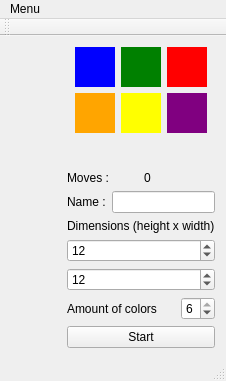
<?xml version="1.0" encoding="UTF-8"?>
<ui version="4.0">
 <class>MainWindow</class>
 <widget class="QMainWindow" name="MainWindow">
  <property name="geometry">
   <rect>
    <x>0</x>
    <y>0</y>
    <width>226</width>
    <height>381</height>
   </rect>
  </property>
  <property name="windowTitle">
   <string>MainWindow</string>
  </property>
  <widget class="QWidget" name="centralWidget">
   <layout class="QGridLayout" name="gridLayout_3">
    <item row="0" column="1">
     <layout class="QGridLayout" name="gridLayout_2">
      <property name="leftMargin">
       <number>10</number>
      </property>
      <property name="topMargin">
       <number>10</number>
      </property>
      <property name="rightMargin">
       <number>10</number>
      </property>
      <property name="bottomMargin">
       <number>10</number>
      </property>
      <item row="1" column="2">
       <spacer name="horizontalSpacer">
        <property name="orientation">
         <enum>Qt::Horizontal</enum>
        </property>
        <property name="sizeHint" stdset="0">
         <size>
          <width>40</width>
          <height>20</height>
         </size>
        </property>
       </spacer>
      </item>
      <item row="0" column="1">
       <spacer name="verticalSpacer_3">
        <property name="orientation">
         <enum>Qt::Vertical</enum>
        </property>
        <property name="sizeHint" stdset="0">
         <size>
          <width>20</width>
          <height>40</height>
         </size>
        </property>
       </spacer>
      </item>
      <item row="1" column="1">
       <layout class="QGridLayout" name="gridLayout">
        <property name="sizeConstraint">
         <enum>QLayout::SetMinimumSize</enum>
        </property>
        <property name="leftMargin">
         <number>0</number>
        </property>
        <property name="topMargin">
         <number>0</number>
        </property>
        <property name="rightMargin">
         <number>0</number>
        </property>
        <property name="bottomMargin">
         <number>0</number>
        </property>
        <property name="spacing">
         <number>0</number>
        </property>
       </layout>
      </item>
      <item row="2" column="1">
       <spacer name="verticalSpacer_2">
        <property name="orientation">
         <enum>Qt::Vertical</enum>
        </property>
        <property name="sizeHint" stdset="0">
         <size>
          <width>20</width>
          <height>40</height>
         </size>
        </property>
       </spacer>
      </item>
      <item row="1" column="0">
       <spacer name="horizontalSpacer_7">
        <property name="orientation">
         <enum>Qt::Horizontal</enum>
        </property>
        <property name="sizeHint" stdset="0">
         <size>
          <width>40</width>
          <height>20</height>
         </size>
        </property>
       </spacer>
      </item>
     </layout>
    </item>
    <item row="0" column="2">
     <layout class="QVBoxLayout" name="verticalLayout_2">
      <item>
       <layout class="QVBoxLayout" name="verticalLayout">
        <item>
         <layout class="QHBoxLayout" name="horizontalLayout">
          <item>
           <spacer name="horizontalSpacer_2">
            <property name="orientation">
             <enum>Qt::Horizontal</enum>
            </property>
            <property name="sizeHint" stdset="0">
             <size>
              <width>40</width>
              <height>20</height>
             </size>
            </property>
           </spacer>
          </item>
          <item>
           <widget class="QPushButton" name="blueButton">
            <property name="styleSheet">
             <string notr="true">QPushButton {
	background-color: blue;
	border-style: outset;
	width: 40px;
	height: 40px;
}
QPushButton:disabled{
background-color: grey;
}</string>
            </property>
            <property name="text">
             <string/>
            </property>
           </widget>
          </item>
          <item>
           <widget class="QPushButton" name="greenButton">
            <property name="styleSheet">
             <string notr="true">QPushButton {
	background-color: green;
	border-style: outset;
	width: 40px;
	height: 40px;
}
QPushButton:disabled{
background-color: grey;
}</string>
            </property>
            <property name="text">
             <string/>
            </property>
           </widget>
          </item>
          <item>
           <widget class="QPushButton" name="redButton">
            <property name="styleSheet">
             <string notr="true">QPushButton {
	background-color: red;
	border-style: outset;
	width: 40px;
	height: 40px;
}
QPushButton:disabled{
background-color: grey;
}</string>
            </property>
            <property name="text">
             <string/>
            </property>
           </widget>
          </item>
          <item>
           <spacer name="horizontalSpacer_3">
            <property name="orientation">
             <enum>Qt::Horizontal</enum>
            </property>
            <property name="sizeHint" stdset="0">
             <size>
              <width>40</width>
              <height>20</height>
             </size>
            </property>
           </spacer>
          </item>
         </layout>
        </item>
        <item>
         <layout class="QHBoxLayout" name="horizontalLayout_2">
          <item>
           <spacer name="horizontalSpacer_4">
            <property name="orientation">
             <enum>Qt::Horizontal</enum>
            </property>
            <property name="sizeHint" stdset="0">
             <size>
              <width>40</width>
              <height>20</height>
             </size>
            </property>
           </spacer>
          </item>
          <item>
           <widget class="QPushButton" name="orangeButton">
            <property name="styleSheet">
             <string notr="true">QPushButton {
	background-color: orange;
	border-style: outset;
	width: 40px;
	height: 40px;
}
QPushButton:disabled{
background-color: grey;
}</string>
            </property>
            <property name="text">
             <string/>
            </property>
           </widget>
          </item>
          <item>
           <widget class="QPushButton" name="yellowButton">
            <property name="styleSheet">
             <string notr="true">QPushButton {
	background-color: yellow;
	border-style: outset;
	width: 40px;
	height: 40px;
}
QPushButton:disabled{
background-color: grey;
}</string>
            </property>
            <property name="text">
             <string/>
            </property>
           </widget>
          </item>
          <item>
           <widget class="QPushButton" name="purpleButton">
            <property name="styleSheet">
             <string notr="true">QPushButton {
	background-color: purple;
	border-style: outset;
	width: 40px;
	height: 40px;
}
QPushButton:disabled{
background-color: grey;
}</string>
            </property>
            <property name="text">
             <string/>
            </property>
           </widget>
          </item>
          <item>
           <spacer name="horizontalSpacer_5">
            <property name="orientation">
             <enum>Qt::Horizontal</enum>
            </property>
            <property name="sizeHint" stdset="0">
             <size>
              <width>40</width>
              <height>20</height>
             </size>
            </property>
           </spacer>
          </item>
         </layout>
        </item>
        <item>
         <spacer name="verticalSpacer">
          <property name="orientation">
           <enum>Qt::Vertical</enum>
          </property>
          <property name="sizeHint" stdset="0">
           <size>
            <width>20</width>
            <height>10</height>
           </size>
          </property>
         </spacer>
        </item>
        <item>
         <layout class="QHBoxLayout" name="horizontalLayout_4">
          <item>
           <widget class="QLabel" name="label">
            <property name="text">
             <string>Moves :</string>
            </property>
           </widget>
          </item>
          <item>
           <widget class="QLabel" name="lbMoves">
            <property name="text">
             <string>0</string>
            </property>
           </widget>
          </item>
         </layout>
        </item>
       </layout>
      </item>
      <item>
       <layout class="QHBoxLayout" name="horizontalLayout_3">
        <item>
         <widget class="QLabel" name="nameLb">
          <property name="text">
           <string>Name :</string>
          </property>
         </widget>
        </item>
        <item>
         <widget class="QLineEdit" name="nameEdit">
          <property name="maxLength">
           <number>3</number>
          </property>
         </widget>
        </item>
       </layout>
      </item>
      <item>
       <widget class="QLabel" name="dimLb">
        <property name="text">
         <string>Dimensions (height x width)</string>
        </property>
       </widget>
      </item>
      <item>
       <widget class="QSpinBox" name="heightSpBox">
        <property name="minimum">
         <number>8</number>
        </property>
        <property name="maximum">
         <number>20</number>
        </property>
        <property name="value">
         <number>12</number>
        </property>
       </widget>
      </item>
      <item>
       <widget class="QSpinBox" name="widthSpBox">
        <property name="minimum">
         <number>8</number>
        </property>
        <property name="maximum">
         <number>20</number>
        </property>
        <property name="value">
         <number>12</number>
        </property>
       </widget>
      </item>
      <item>
       <layout class="QHBoxLayout" name="horizontalLayout_5">
        <item>
         <widget class="QLabel" name="nbColorLb">
          <property name="text">
           <string>Amount of colors</string>
          </property>
         </widget>
        </item>
        <item>
         <spacer name="horizontalSpacer_6">
          <property name="orientation">
           <enum>Qt::Horizontal</enum>
          </property>
          <property name="sizeHint" stdset="0">
           <size>
            <width>40</width>
            <height>20</height>
           </size>
          </property>
         </spacer>
        </item>
        <item>
         <widget class="QSpinBox" name="colorSpBox">
          <property name="minimum">
           <number>3</number>
          </property>
          <property name="maximum">
           <number>6</number>
          </property>
          <property name="value">
           <number>6</number>
          </property>
         </widget>
        </item>
       </layout>
      </item>
      <item>
       <widget class="QPushButton" name="startButton">
        <property name="text">
         <string>Start</string>
        </property>
       </widget>
      </item>
     </layout>
    </item>
   </layout>
  </widget>
  <widget class="QMenuBar" name="menuBar">
   <property name="geometry">
    <rect>
     <x>0</x>
     <y>0</y>
     <width>226</width>
     <height>20</height>
    </rect>
   </property>
   <widget class="QMenu" name="menuMenu">
    <property name="title">
     <string>Menu</string>
    </property>
    <addaction name="actionExit"/>
   </widget>
   <addaction name="menuMenu"/>
  </widget>
  <widget class="QToolBar" name="mainToolBar">
   <attribute name="toolBarArea">
    <enum>TopToolBarArea</enum>
   </attribute>
   <attribute name="toolBarBreak">
    <bool>false</bool>
   </attribute>
  </widget>
  <widget class="QStatusBar" name="statusBar"/>
  <action name="actionExit">
   <property name="text">
    <string>Exit</string>
   </property>
  </action>
 </widget>
 <layoutdefault spacing="6" margin="11"/>
 <resources/>
 <connections/>
</ui>
